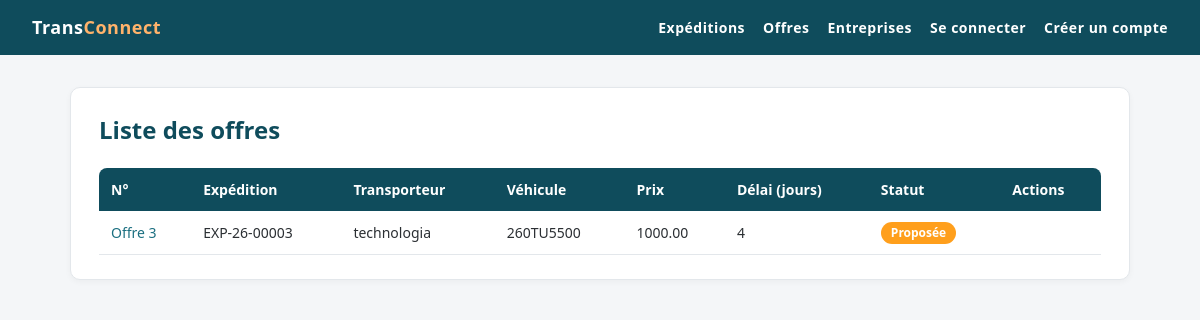
Page /offres/offres/ on the committed database.
### OffresApp/models.py (models this page shows, shortened)
class Offre(models.Model):
    prix = models.DecimalField(max_digits=10, decimal_places=2, validators=[MinValueValidator(0.01, "Le prix doit être supérieur à zéro")])
    delai_jours = models.IntegerField(validators=[MinValueValidator(1, "Le délai doit être d'au moins 1 jour")])
    statut = models.CharField(max_length=20, choices=[('proposee','Proposée'),('acceptee','Acceptée'),('refusee','Refusée')], default='proposee')
    created_at = models.DateTimeField(auto_now_add=True)
    updated_at = models.DateTimeField(auto_now=True)
    date_proposition = models.DateField()
    expedition = models.ForeignKey(Expedition, on_delete=models.CASCADE, related_name='offres')
    entreprise =models.ForeignKey(Entreprise, on_delete=models.CASCADE, related_name='offres',limit_choices_to={'type_entreprise': 'trans'})
    vehicule = models.ForeignKey(Vehicule, on_delete=models.CASCADE, related_name='offres')

### ExpeditionsApp/models.py (models this page shows, shortened)
class Expedition(models.Model):
    reference = models.CharField(max_length=20, unique=True)
    ville_depart = models.CharField(max_length=100)
    ville_arrivee = models.CharField(max_length=100)
    poids_kg = models.DecimalField(max_digits=10, decimal_places=2, null=False,validators=[MinValueValidator(0.01, "Le poids doit être supérieur à zéro")])
    date_souhaitee = models.DateField()
    description = models.TextField(blank=True, null=True)
    statut=models.CharField(max_length=20,choices=[ ('publiee','Publiee'), ('attribuee','Attribuee'), ('en cours','En Cours'), ('terminee','Terminee') ],default='publiee')
    created_at = models.DateTimeField(auto_now_add=True)
    updated_at = models.DateTimeField(auto_now=True)
    entreprise = models.ForeignKey(Entreprise, on_delete=models.CASCADE, related_name='expeditions',limit_choices_to={'type_entreprise': 'char'})

### EntreprisesApp/models.py (models this page shows, shortened)
class Entreprise(models.Model):
    raison_sociale = models.CharField(max_length=200 , null=False, blank=False)
    matricule_fiscale = models.CharField(max_length=17, unique=True, validators=[matricule_fiscal_validator])
    type_entreprise = models.CharField(max_length=100, choices= [
        ('char','chargeur'),
        ('trans','transporteur'),
    ] , default='char')
    adresse =models.TextField(validators=[MinLengthValidator(20, "Adresse doit contenir au moins 10 caractères"), MaxLengthValidator(200, "Adresse ne doit pas dépasser 200 caractères")])
    created_at = models.DateTimeField(auto_now_add=True)
    updated_at = models.DateTimeField(auto_now=True)
    gerant = models.OneToOneField(Utilisateur, on_delete=models.CASCADE, related_name='entreprise')

### VehiculesApp/models.py (models this page shows, shortened)
class Vehicule(models.Model):
    immatriculation = models.CharField(max_length=11, unique=True)
    type_vehicule = models.CharField(choices=[('camionnette','Camionnette / utilitaire léger'),('camion_porteur','Camion porteur'),('semi_remorque','Semi-remorque'),('fourgon','Fourgon')], max_length=20,default='camionnette')
    capacite_kg = models.IntegerField(validators=[MinValueValidator(100,"La capacité doit être d'au moins 100 kg")])
    disponible = models.BooleanField(default=True)
    created_at = models.DateTimeField(auto_now_add=True)
    updated_at = models.DateTimeField(auto_now=True)
    proprietaire = models.ForeignKey(Entreprise, on_delete=models.CASCADE, related_name='vehicules',limit_choices_to={'type_entreprise': 'trans'})

### OffresApp/views.py (the view)
# urls.py: path('offres/', Offre_list.as_view(), name='offre_list'),
class Offre_list(ListView):
    model = Offre
    template_name = 'offre/list.html'
    context_object_name = 'liste'

### templates/offre/list.html (shortened to what this page needs)
{% extends 'base.html' %}
{% block content %}
<div class="card">
    <div class="page-header">
        <h1>Liste des offres</h1>
    </div>
    <div class="table-wrap">
        <table>
            <thead>
                <tr>
                    <th>N°</th>
                    <th>Expédition</th>
                    <th>Transporteur</th>
                    <th>Véhicule</th>
                    <th>Prix</th>
                    <th>Délai (jours)</th>
                    <th>Statut</th>
                    <th>Actions</th>
                </tr>
            </thead>
            <tbody>
                {% for offre in liste %}
                    <tr>
                        <td><a href="{% url 'offres:offre_detail' offre.pk %}">Offre {{ offre.pk }}</a></td>
                        <td>{{ offre.expedition.reference }}</td>
                        <td>{{ offre.entreprise.raison_sociale }}</td>
                        <td>{{ offre.vehicule.immatriculation }}</td>
                        <td>{{ offre.prix }}</td>
                        <td>{{ offre.delai_jours }}</td>
                        <td><span class="badge badge-{{ offre.statut }}">{{ offre.get_statut_display }}</span></td>
                        <td>
                        </td>
                    </tr>
                {% empty %}
                    <tr>
                        <td colspan="8" class="empty">Aucune offre disponible.</td>
                    </tr>
                {% endfor %}
            </tbody>
        </table>
    </div>
</div>
{% endblock %}

### static/css/style.css (style rules this page uses)
:root { --primary: #0f4c5c; --primary-light: #1b6f80; --accent: #e36414; --bg: #f4f6f8; --card: #ffffff; --text: #2b2f33; --muted: #6b7680; --border: #e3e7eb; --danger: #c0392b; --radius: 10px; }
* { box-sizing: border-box; }
body { margin: 0; font-family: "Segoe UI", Roboto, Arial, sans-serif; background: var(--bg); color: var(--text); line-height: 1.5; }
.card { background: var(--card); border: 1px solid var(--border); border-radius: var(--radius); padding: 24px 28px; box-shadow: 0 2px 6px rgba(0, 0, 0, .04); }
.page-header { display: flex; justify-content: space-between; align-items: center; gap: 12px; margin-bottom: 20px; }
h1 { margin: 0 0 20px; font-size: 24px; color: var(--primary); }
.page-header h1 { margin: 0; }
a { color: var(--primary-light); text-decoration: none; }
.table-wrap { overflow-x: auto; }
table { width: 100%; border-collapse: collapse; font-size: 14px; }
th { background: var(--primary); color: #fff; text-align: left; font-weight: 600; padding: 11px 12px; }
th:first-child { border-top-left-radius: 8px; }
th:last-child { border-top-right-radius: 8px; }
td { padding: 10px 12px; border-bottom: 1px solid var(--border); }
.badge { display: inline-block; padding: 2px 10px; border-radius: 12px; font-size: 12px; font-weight: 600; color: #fff; background: var(--muted); }
.badge-proposee { background: #ff9f1c; }

### rows in the picture
Offre: pk "3", expedition.reference "EXP-26-00003", entreprise.raison_sociale "technologia", vehicule.immatriculation "260TU5500", prix "1000.00", delai_jours "4", statut "Proposée"
